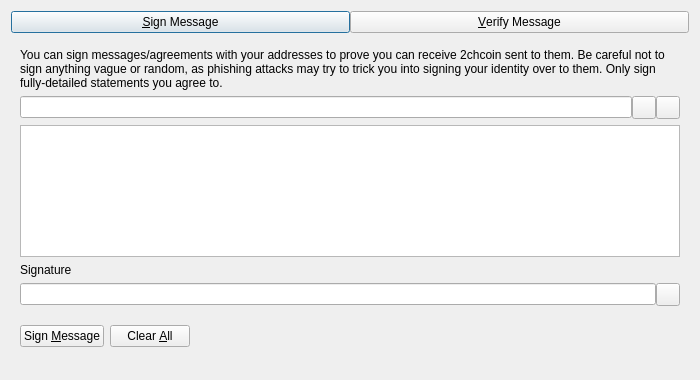
<?xml version="1.0" encoding="UTF-8"?>
<ui version="4.0">
 <class>SignVerifyMessageDialog</class>
 <widget class="QDialog" name="SignVerifyMessageDialog">
  <property name="geometry">
   <rect>
    <x>0</x>
    <y>0</y>
    <width>700</width>
    <height>380</height>
   </rect>
  </property>
  <property name="windowTitle">
   <string>Signatures - Sign / Verify a Message</string>
  </property>
  <property name="modal">
   <bool>true</bool>
  </property>
  <layout class="QVBoxLayout" name="verticalLayout">
   <item>
    <layout class="QHBoxLayout" name="horizontalLayout_Buttons_2">
     <property name="spacing">
      <number>0</number>
     </property>
     <property name="topMargin">
      <number>0</number>
     </property>
     <item>
      <widget class="QPushButton" name="btnSignMessage">
       <property name="text">
        <string>&amp;Sign Message</string>
       </property>
       <property name="checkable">
        <bool>true</bool>
       </property>
      </widget>
     </item>
     <item>
      <widget class="QPushButton" name="btnVerifyMessage">
       <property name="text">
        <string>&amp;Verify Message</string>
       </property>
       <property name="checkable">
        <bool>true</bool>
       </property>
      </widget>
     </item>
    </layout>
   </item>
   <item>
    <widget class="QStackedWidget" name="stackedWidgetSig">
     <property name="minimumSize">
      <size>
       <width>0</width>
       <height>0</height>
      </size>
     </property>
     <property name="currentIndex">
      <number>0</number>
     </property>
     <widget class="QWidget" name="pageSignMessage">
      <layout class="QVBoxLayout" name="verticalLayout_SM">
       <item>
        <widget class="QLabel" name="infoLabel_SM">
         <property name="text">
          <string>You can sign messages/agreements with your addresses to prove you can receive 2chcoin sent to them. Be careful not to sign anything vague or random, as phishing attacks may try to trick you into signing your identity over to them. Only sign fully-detailed statements you agree to.</string>
         </property>
         <property name="textFormat">
          <enum>Qt::PlainText</enum>
         </property>
         <property name="wordWrap">
          <bool>true</bool>
         </property>
        </widget>
       </item>
       <item>
        <layout class="QHBoxLayout" name="horizontalLayout_1_SM">
         <property name="spacing">
          <number>0</number>
         </property>
         <item>
          <widget class="QValidatedLineEdit" name="addressIn_SM">
           <property name="toolTip">
            <string>The 2chcoin address to sign the message with</string>
           </property>
          </widget>
         </item>
         <item>
          <widget class="QToolButton" name="addressBookButton_SM">
           <property name="toolTip">
            <string>Choose previously used address</string>
           </property>
           <property name="text">
            <string/>
           </property>
           <property name="shortcut">
            <string>Alt+A</string>
           </property>
          </widget>
         </item>
         <item>
          <widget class="QToolButton" name="pasteButton_SM">
           <property name="toolTip">
            <string>Paste address from clipboard</string>
           </property>
           <property name="text">
            <string/>
           </property>
           <property name="shortcut">
            <string>Alt+P</string>
           </property>
          </widget>
         </item>
        </layout>
       </item>
       <item>
        <widget class="QPlainTextEdit" name="messageIn_SM">
         <property name="toolTip">
          <string>Enter the message you want to sign here</string>
         </property>
        </widget>
       </item>
       <item>
        <widget class="QLabel" name="signatureLabel_SM">
         <property name="text">
          <string>Signature</string>
         </property>
         <property name="textFormat">
          <enum>Qt::PlainText</enum>
         </property>
        </widget>
       </item>
       <item>
        <layout class="QHBoxLayout" name="horizontalLayout_2_SM">
         <property name="spacing">
          <number>0</number>
         </property>
         <item>
          <widget class="QLineEdit" name="signatureOut_SM">
           <property name="readOnly">
            <bool>true</bool>
           </property>
          </widget>
         </item>
         <item>
          <widget class="QToolButton" name="copySignatureButton_SM">
           <property name="toolTip">
            <string>Copy the current signature to the system clipboard</string>
           </property>
           <property name="text">
            <string/>
           </property>
          </widget>
         </item>
        </layout>
       </item>
       <item>
        <layout class="QHBoxLayout" name="horizontalLayout_3_SM">
         <item>
          <widget class="QPushButton" name="signMessageButton_SM">
           <property name="toolTip">
            <string>Sign the message to prove you own this 2chcoin address</string>
           </property>
           <property name="text">
            <string>Sign &amp;Message</string>
           </property>
           <property name="autoDefault">
            <bool>false</bool>
           </property>
          </widget>
         </item>
         <item>
          <widget class="QPushButton" name="clearButton_SM">
           <property name="toolTip">
            <string>Reset all sign message fields</string>
           </property>
           <property name="text">
            <string>Clear &amp;All</string>
           </property>
           <property name="autoDefault">
            <bool>false</bool>
           </property>
          </widget>
         </item>
         <item>
          <spacer name="horizontalSpacer_1_SM">
           <property name="orientation">
            <enum>Qt::Horizontal</enum>
           </property>
           <property name="sizeHint" stdset="0">
            <size>
             <width>40</width>
             <height>48</height>
            </size>
           </property>
          </spacer>
         </item>
         <item>
          <widget class="QLabel" name="statusLabel_SM">
           <property name="text">
            <string/>
           </property>
           <property name="wordWrap">
            <bool>true</bool>
           </property>
          </widget>
         </item>
         <item>
          <spacer name="horizontalSpacer_2_SM">
           <property name="orientation">
            <enum>Qt::Horizontal</enum>
           </property>
           <property name="sizeHint" stdset="0">
            <size>
             <width>40</width>
             <height>48</height>
            </size>
           </property>
          </spacer>
         </item>
        </layout>
       </item>
      </layout>
     </widget>
     <widget class="QWidget" name="pageVerifyMessage">
      <layout class="QVBoxLayout" name="verticalLayout_VM">
       <item>
        <widget class="QLabel" name="infoLabel_VM">
         <property name="text">
          <string>Enter the receiver's address, message (ensure you copy line breaks, spaces, tabs, etc. exactly) and signature below to verify the message. Be careful not to read more into the signature than what is in the signed message itself, to avoid being tricked by a man-in-the-middle attack. Note that this only proves the signing party receives with the address, it cannot prove sendership of any transaction!</string>
         </property>
         <property name="textFormat">
          <enum>Qt::PlainText</enum>
         </property>
         <property name="alignment">
          <set>Qt::AlignLeading|Qt::AlignLeft|Qt::AlignTop</set>
         </property>
         <property name="wordWrap">
          <bool>true</bool>
         </property>
        </widget>
       </item>
       <item>
        <layout class="QHBoxLayout" name="horizontalLayout_1_VM">
         <property name="spacing">
          <number>0</number>
         </property>
         <item>
          <widget class="QValidatedLineEdit" name="addressIn_VM">
           <property name="toolTip">
            <string>The 2chcoin address the message was signed with</string>
           </property>
          </widget>
         </item>
         <item>
          <widget class="QToolButton" name="addressBookButton_VM">
           <property name="toolTip">
            <string>Choose previously used address</string>
           </property>
           <property name="text">
            <string/>
           </property>
           <property name="shortcut">
            <string>Alt+A</string>
           </property>
          </widget>
         </item>
        </layout>
       </item>
       <item>
        <widget class="QPlainTextEdit" name="messageIn_VM"/>
       </item>
       <item>
        <widget class="QValidatedLineEdit" name="signatureIn_VM"/>
       </item>
       <item>
        <layout class="QHBoxLayout" name="horizontalLayout_2_VM">
         <item>
          <widget class="QPushButton" name="verifyMessageButton_VM">
           <property name="toolTip">
            <string>Verify the message to ensure it was signed with the specified 2chcoin address</string>
           </property>
           <property name="text">
            <string>Verify &amp;Message</string>
           </property>
           <property name="autoDefault">
            <bool>false</bool>
           </property>
          </widget>
         </item>
         <item>
          <widget class="QPushButton" name="clearButton_VM">
           <property name="toolTip">
            <string>Reset all verify message fields</string>
           </property>
           <property name="text">
            <string>Clear &amp;All</string>
           </property>
           <property name="autoDefault">
            <bool>false</bool>
           </property>
          </widget>
         </item>
         <item>
          <spacer name="horizontalSpacer_1_VM">
           <property name="orientation">
            <enum>Qt::Horizontal</enum>
           </property>
           <property name="sizeHint" stdset="0">
            <size>
             <width>40</width>
             <height>48</height>
            </size>
           </property>
          </spacer>
         </item>
         <item>
          <widget class="QLabel" name="statusLabel_VM">
           <property name="text">
            <string/>
           </property>
           <property name="wordWrap">
            <bool>true</bool>
           </property>
          </widget>
         </item>
         <item>
          <spacer name="horizontalSpacer_2_VM">
           <property name="orientation">
            <enum>Qt::Horizontal</enum>
           </property>
           <property name="sizeHint" stdset="0">
            <size>
             <width>40</width>
             <height>48</height>
            </size>
           </property>
          </spacer>
         </item>
        </layout>
       </item>
      </layout>
     </widget>
    </widget>
   </item>
  </layout>
 </widget>
 <customwidgets>
  <customwidget>
   <class>QValidatedLineEdit</class>
   <extends>QLineEdit</extends>
   <header>qt/qvalidatedlineedit.h</header>
  </customwidget>
 </customwidgets>
 <resources>
  <include location="../2chcoin.qrc"/>
 </resources>
 <connections/>
</ui>
